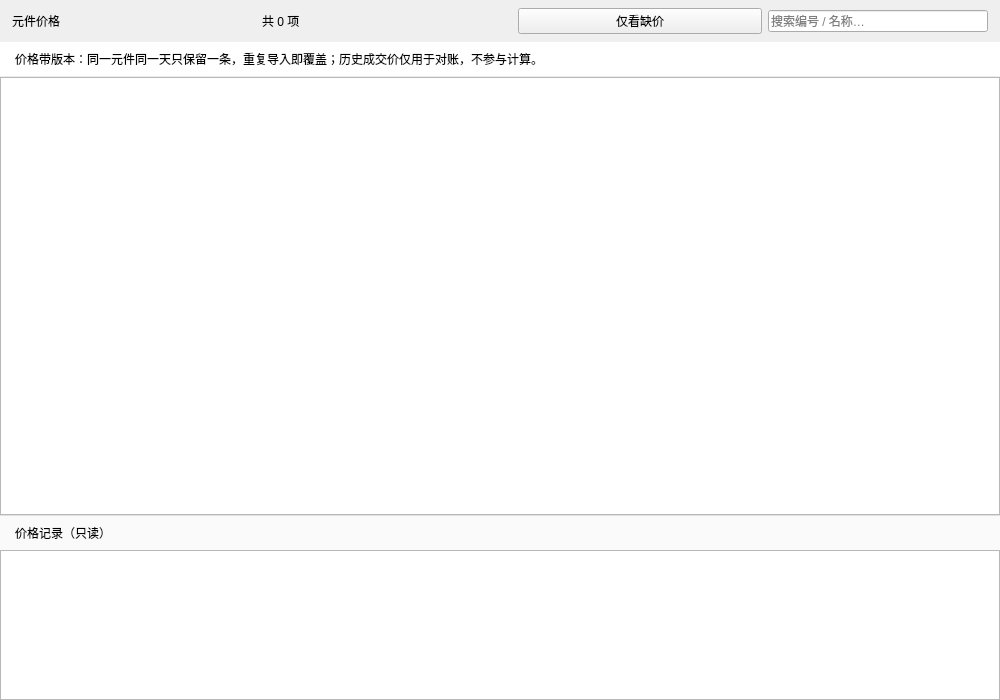
<?xml version="1.0" encoding="UTF-8"?>
<ui version="4.0">
 <class>PricePage</class>
 <widget class="QWidget" name="PricePage">
  <property name="geometry">
   <rect>
    <x>0</x>
    <y>0</y>
    <width>1000</width>
    <height>700</height>
   </rect>
  </property>
  <layout class="QVBoxLayout" name="rootLayout">
   <property name="spacing">
    <number>0</number>
   </property>
   <property name="leftMargin">
    <number>0</number>
   </property>
   <property name="topMargin">
    <number>0</number>
   </property>
   <property name="rightMargin">
    <number>0</number>
   </property>
   <property name="bottomMargin">
    <number>0</number>
   </property>
   <item>
    <widget class="QWidget" name="toolBar" native="true">
     <property name="kind" stdset="0">
      <string>toolbar</string>
     </property>
     <property name="sizePolicy">
      <sizepolicy hsizetype="Preferred" vsizetype="Maximum">
       <horstretch>0</horstretch>
       <verstretch>0</verstretch>
      </sizepolicy>
     </property>
     <layout class="QHBoxLayout" name="toolbarLayout">
      <property name="spacing">
       <number>6</number>
      </property>
      <property name="leftMargin">
       <number>12</number>
      </property>
      <property name="topMargin">
       <number>8</number>
      </property>
      <property name="rightMargin">
       <number>12</number>
      </property>
      <property name="bottomMargin">
       <number>8</number>
      </property>
      <item>
       <widget class="QLabel" name="pageTitle">
        <property name="kind" stdset="0">
         <string>h1</string>
        </property>
        <property name="text">
         <string>元件价格</string>
        </property>
       </widget>
      </item>
      <item>
       <widget class="QLabel" name="countLabel">
        <property name="kind" stdset="0">
         <string>muted</string>
        </property>
        <property name="text">
         <string>共 0 项</string>
        </property>
       </widget>
      </item>
      <item>
       <spacer name="toolbarSpacer">
        <property name="orientation">
         <enum>Qt::Horizontal</enum>
        </property>
       </spacer>
      </item>
      <item>
       <widget class="QPushButton" name="chipMissing">
        <property name="kind" stdset="0">
         <string>chip</string>
        </property>
        <property name="text">
         <string>仅看缺价</string>
        </property>
        <property name="checkable">
         <bool>true</bool>
        </property>
       </widget>
      </item>
      <item>
       <widget class="QLineEdit" name="searchEdit">
        <property name="minimumSize">
         <size>
          <width>220</width>
          <height>0</height>
         </size>
        </property>
        <property name="maximumSize">
         <size>
          <width>220</width>
          <height>16777215</height>
         </size>
        </property>
        <property name="placeholderText">
         <string>搜索编号 / 名称…</string>
        </property>
       </widget>
      </item>
     </layout>
    </widget>
   </item>
   <item>
    <widget class="QLabel" name="hintLabel">
     <property name="kind" stdset="0">
      <string>muted</string>
     </property>
     <property name="styleSheet">
      <string notr="true">padding:8px 12px; background:#ffffff; border-bottom:1px solid #ececec;</string>
     </property>
     <property name="text">
      <string>价格带版本：同一元件同一天只保留一条，重复导入即覆盖；历史成交价仅用于对账，不参与计算。</string>
     </property>
    </widget>
   </item>
   <item>
    <widget class="QTableView" name="priceView"/>
   </item>
   <item>
    <widget class="QLabel" name="historyTitle">
     <property name="kind" stdset="0">
      <string>h2</string>
     </property>
     <property name="styleSheet">
      <string notr="true">padding:8px 12px; background:#fafafa; border-top:1px solid #e0e0e0;</string>
     </property>
     <property name="text">
      <string>价格记录（只读）</string>
     </property>
    </widget>
   </item>
   <item>
    <widget class="QTableView" name="historyView">
     <property name="maximumSize">
      <size>
       <width>16777215</width>
       <height>150</height>
      </size>
     </property>
    </widget>
   </item>
  </layout>
 </widget>
 <resources/>
 <connections/>
</ui>
